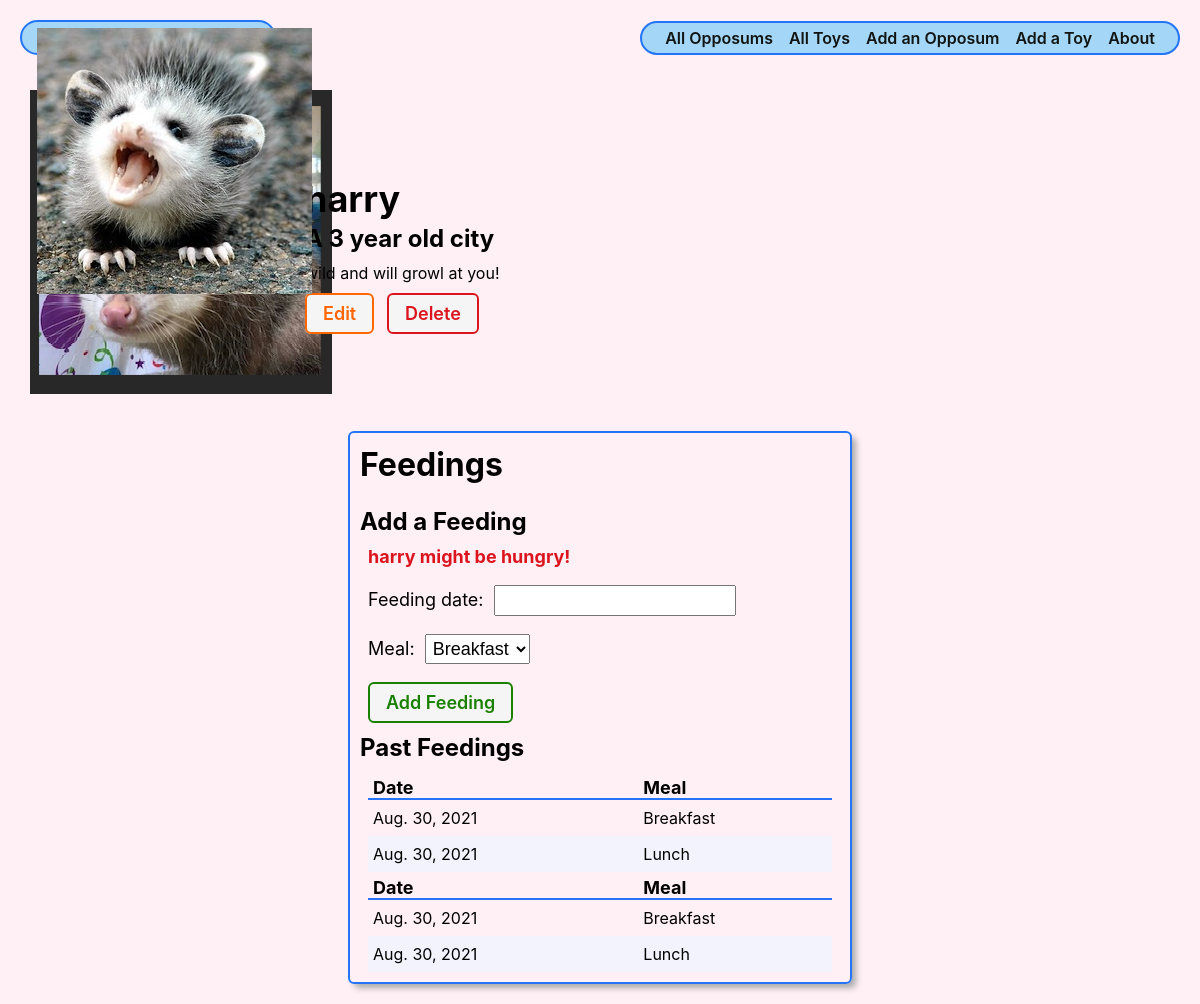
Before: /opposums/1/ with the older database file.
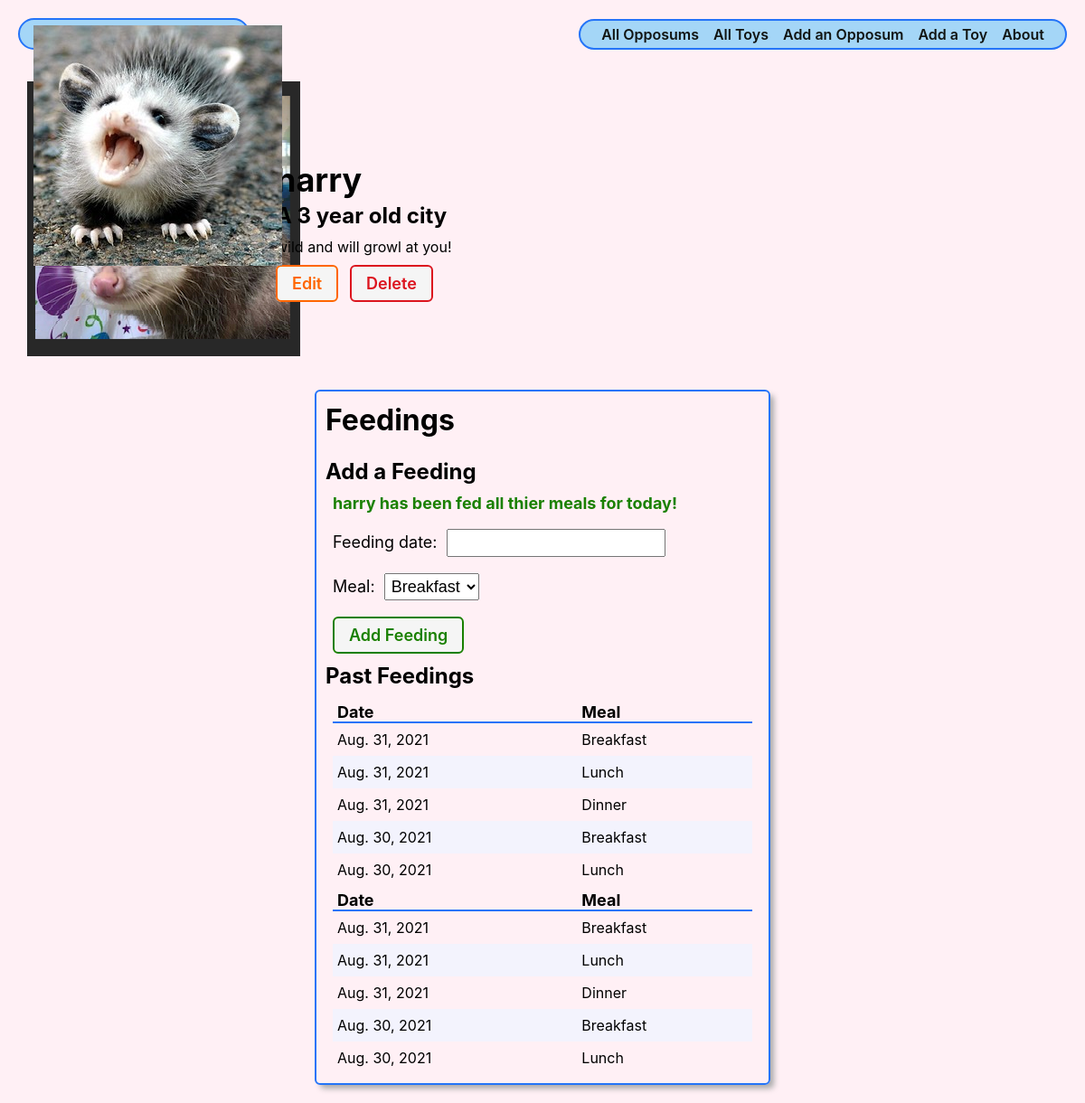
After: the same page with the newer database file.
### main_app/models.py (models this page shows, shortened)
class Opposum(models.Model):
  name = models.CharField(max_length=100)
  breed = models.CharField(max_length=100)
  description = models.TextField(max_length=250)
  age = models.IntegerField()
  def fed_for_today(self):
    return self.feeding_set.filter(date=date.today()).count() >= len(MEALS)

class Feeding(models.Model):
  date = models.DateField('Feeding date')
  meal = models.CharField(max_length=1,
  choices=MEALS,
  default=MEALS[0][0]
  )
  opposum = models.ForeignKey(Opposum, on_delete=models.CASCADE)
  class Meta:
    ordering = ['-date']

### main_app/views.py (the view)
# urls.py: path('opposums/<int:opposum_id>/', views.opposums_detail, name='opposums_detail'),
def opposums_detail(request, opposum_id):
  opposum = Opposum.objects.get(id=opposum_id)
  feeding_form = FeedingForm()
  return render(request, 'opposums/detail.html', { 'opposum': opposum, 'feeding_form': feeding_form })

### main_app/forms.py
class FeedingForm(ModelForm):
  class Meta:
    model = Feeding
    fields = ['date', 'meal']

### main_app/templates/opposums/detail.html (shortened to what this page needs)
{% extends 'base.html' %}
{% load static %}
{% block head %}
<link
  href="https://cdn.jsdelivr.net/npm/mc-datepicker/dist/mc-calendar.min.css"
  rel="stylesheet"
/>
<link
  rel="stylesheet"
  type="text/css"
  href="{% static 'css/opposum-detail.css' %}"
/>
{% endblock %}
{% block content %}
<section class="opposum-container">
  <div class="opposum-img">
  </div>
  <div class="opposum-details">
    <h1>{{ opposum.name }}</h1>
    {% if opposum.age > 0 %}
    <h2>A {{ opposum.age }} year old {{ opposum.breed }}</h2>
    {% else %}
    <h2>A {{ opposum.breed }} joey.</h2>
    {% endif %}
    <p>{{ opposum.description }}</p>
    <div class="opposum-actions">
      <a href="{% url 'opposums_update' opposum.id %}" class="btn warn">Edit</a>
      <a href="{% url 'opposums_delete' opposum.id %}" class="btn danger">Delete</a>
    </div>
 </div>
</section>
<div class="feedings-toy-container">
  <section class="feedings">
    <div class="subsection-title">
      <h2>Feedings</h2>
    </div>
    <div>
     <h3>Add a Feeding</h3>
    <form
      action="{% url 'add_feeding' opposum.id %}"
      method="post"
      class="subsection-content"
    >
        {% if opposum.fed_for_today %}
          <p class="fed">{{ opposum.name }} has been fed all thier meals for today!</p>
          {% else %}
            <p class="unfed">{{opposum.name}} might be hungry!</p>
            {% endif %}
      {{ feeding_form.as_p }}
      <button type="submit" class="btn submit">Add Feeding</button>
    </form>
    <h3>Past Feedings</h3>
    {% if opposum.feeding_set.all.count %}
      <table>
        <thead>
          <tr><th>Date</th><th>Meal</th></tr>
        </thead>
        <tbody>
          {% for feeding in opposum.feeding_set.all %}
            <tr>
              <td>{{feeding.date}}</td>
              <td>{{feeding.get_meal_display}}</td>
            </tr>
          {% endfor %}
        </tbody>
      </table>
    {% else %}
      <p class="subsection-content">{{opposum.name}} has never been fed 😟</p>
    {% endif %}
    <table>
      <thead>
        <tr><th>Date</th><th>Meal</th></tr>
      </thead>
      <tbody>
        {% for feeding in opposum.feeding_set.all %}
          <tr>
            <td>{{feeding.date}}</td>
            <td>{{feeding.get_meal_display}}</td>
          </tr>
        {% endfor %}
      </tbody>
    </table>
  </section>
</div>
{% endblock %}

Changed rows visible on the page:
added Feeding: date "Aug. 31, 2021", meal "Breakfast"
added Feeding: date "Aug. 31, 2021", meal "Lunch"
added Feeding: date "Aug. 31, 2021", meal "Dinner"
Other visible differences:
text no longer shown: "might be hungry!"
text now shown: "has been fed all thier meals for today!"
